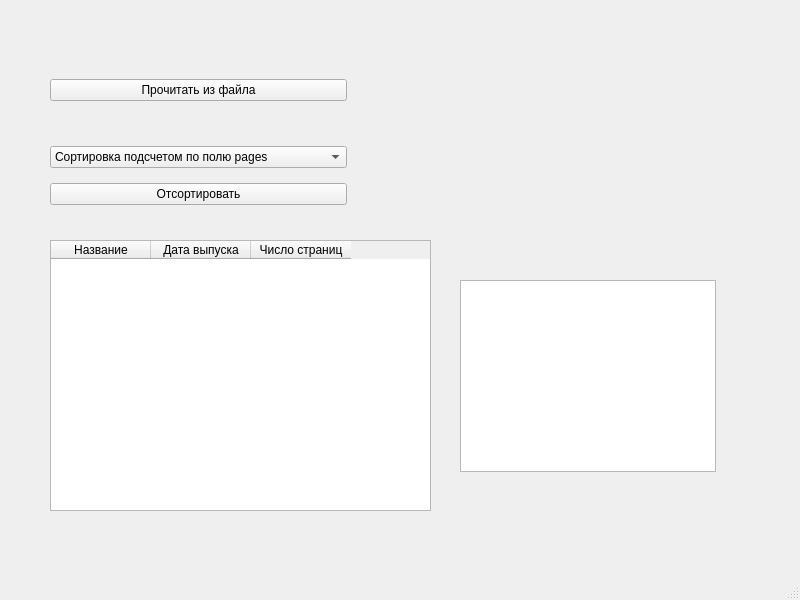
<?xml version="1.0" encoding="UTF-8"?>
<ui version="4.0">
 <class>MainWindow</class>
 <widget class="QMainWindow" name="MainWindow">
  <property name="geometry">
   <rect>
    <x>0</x>
    <y>0</y>
    <width>800</width>
    <height>600</height>
   </rect>
  </property>
  <property name="windowTitle">
   <string>MainWindow</string>
  </property>
  <widget class="QWidget" name="centralwidget">
   <widget class="QTableWidget" name="tableWidget">
    <property name="geometry">
     <rect>
      <x>50</x>
      <y>240</y>
      <width>381</width>
      <height>271</height>
     </rect>
    </property>
    <column>
     <property name="text">
      <string>Название</string>
     </property>
    </column>
    <column>
     <property name="text">
      <string>Дата выпуска</string>
     </property>
    </column>
    <column>
     <property name="text">
      <string>Число страниц</string>
     </property>
    </column>
   </widget>
   <widget class="QListWidget" name="listWidget">
    <property name="geometry">
     <rect>
      <x>460</x>
      <y>280</y>
      <width>256</width>
      <height>192</height>
     </rect>
    </property>
   </widget>
   <widget class="QWidget" name="layoutWidget">
    <property name="geometry">
     <rect>
      <x>50</x>
      <y>70</y>
      <width>297</width>
      <height>147</height>
     </rect>
    </property>
    <layout class="QVBoxLayout" name="verticalLayout">
     <item>
      <widget class="QPushButton" name="pushButton">
       <property name="contextMenuPolicy">
        <enum>Qt::ContextMenuPolicy::CustomContextMenu</enum>
       </property>
       <property name="text">
        <string>Прочитать из файла</string>
       </property>
      </widget>
     </item>
     <item>
      <spacer name="verticalSpacer">
       <property name="orientation">
        <enum>Qt::Orientation::Vertical</enum>
       </property>
       <property name="sizeType">
        <enum>QSizePolicy::Policy::Fixed</enum>
       </property>
       <property name="sizeHint" stdset="0">
        <size>
         <width>20</width>
         <height>30</height>
        </size>
       </property>
      </spacer>
     </item>
     <item>
      <widget class="QComboBox" name="comboBox">
       <item>
        <property name="text">
         <string>Сортировка подсчетом по полю pages</string>
        </property>
       </item>
       <item>
        <property name="text">
         <string>Быстрая сортировка по полю name</string>
        </property>
       </item>
      </widget>
     </item>
     <item>
      <widget class="QPushButton" name="pushButton_2">
       <property name="text">
        <string>Отсортировать</string>
       </property>
      </widget>
     </item>
    </layout>
   </widget>
  </widget>
  <widget class="QMenuBar" name="menubar">
   <property name="geometry">
    <rect>
     <x>0</x>
     <y>0</y>
     <width>800</width>
     <height>26</height>
    </rect>
   </property>
  </widget>
  <widget class="QStatusBar" name="statusbar"/>
 </widget>
 <resources/>
 <connections/>
</ui>
